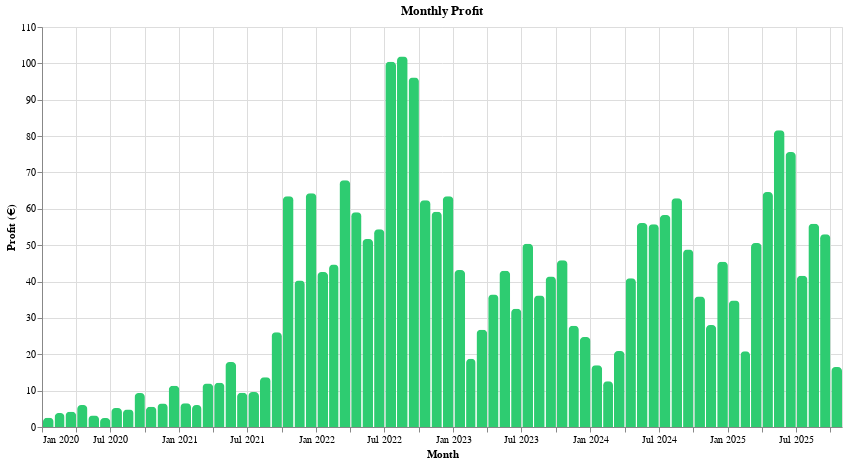

Source (notebook cell):
### Code cell
# Weekly profit comparison for LP algorithm
chart_lp_profit = plot_profit_by_period(
    results_lp,
    period="month",
    start_date="2020-01-01",
    end_date="2025-10-19",
)

chart_lp_profit

### Figure 1 — Vega-Lite specification as saved in the notebook (floating-point values rounded to 4 significant figures)
{"$schema": "https://vega.github.io/schema/vega-lite/v5.20.1.json", "config": {"view": {"continuousHeight": 300, "continuousWidth": 300}}, "data": {"name": "data-7abb5c65f25df73618f95e370054e7ba"}, "datasets": {"data-7abb5c65f25df73618f95e370054e7ba": [{"grid_cost_eur": -2.511, "period": "2020-01-01T00:00:00", "profit_eur": 2.511}, {"grid_cost_eur": -3.829, "period": "2020-02-01T00:00:00", "profit_eur": 3.829}, {"grid_cost_eur": -4.164, "period": "2020-03-01T00:00:00", "profit_eur": 4.164}, {"grid_cost_eur": -6.038, "period": "2020-04-01T00:00:00", "profit_eur": 6.038}, {"grid_cost_eur": -3.142, "period": "2020-05-01T00:00:00", "profit_eur": 3.142}, {"grid_cost_eur": -2.471, "period": "2020-06-01T00:00:00", "profit_eur": 2.471}, {"grid_cost_eur": -5.196, "period": "2020-07-01T00:00:00", "profit_eur": 5.196}, {"grid_cost_eur": -4.791, "period": "2020-08-01T00:00:00", "profit_eur": 4.791}, {"grid_cost_eur": -9.36, "period": "2020-09-01T00:00:00", "profit_eur": 9.36}, {"grid_cost_eur": -5.591, "period": "2020-10-01T00:00:00", "profit_eur": 5.591}, {"grid_cost_eur": -6.477, "period": "2020-11-01T00:00:00", "profit_eur": 6.477}, {"grid_cost_eur": -11.33, "period": "2020-12-01T00:00:00", "profit_eur": 11.33}, {"grid_cost_eur": -6.528, "period": "2021-01-01T00:00:00", "profit_eur": 6.528}, {"grid_cost_eur": -6.029, "period": "2021-02-01T00:00:00", "profit_eur": 6.029}, {"grid_cost_eur": -11.97, "period": "2021-03-01T00:00:00", "profit_eur": 11.97}, {"grid_cost_eur": -12.15, "period": "2021-04-01T00:00:00", "profit_eur": 12.15}, {"grid_cost_eur": -17.89, "period": "2021-05-01T00:00:00", "profit_eur": 17.89}, {"grid_cost_eur": -9.445, "period": "2021-06-01T00:00:00", "profit_eur": 9.445}, {"grid_cost_eur": -9.648, "period": "2021-07-01T00:00:00", "profit_eur": 9.648}, {"grid_cost_eur": -13.68, "period": "2021-08-01T00:00:00", "profit_eur": 13.68}, {"grid_cost_eur": -26.02, "period": "2021-09-01T00:00:00", "profit_eur": 26.02}, {"grid_cost_eur": -63.46, "period": "2021-10-01T00:00:00", "profit_eur": 63.46}, {"grid_cost_eur": -40.28, "period": "2021-11-01T00:00:00", "profit_eur": 40.28}, {"grid_cost_eur": -64.29, "period": "2021-12-01T00:00:00", "profit_eur": 64.29}, {"grid_cost_eur": -42.6, "period": "2022-01-01T00:00:00", "profit_eur": 42.6}, {"grid_cost_eur": -44.69, "period": "2022-02-01T00:00:00", "profit_eur": 44.69}, {"grid_cost_eur": -67.84, "period": "2022-03-01T00:00:00", "profit_eur": 67.84}, {"grid_cost_eur": -59.02, "period": "2022-04-01T00:00:00", "profit_eur": 59.02}, {"grid_cost_eur": -51.68, "period": "2022-05-01T00:00:00", "profit_eur": 51.68}, {"grid_cost_eur": -54.36, "period": "2022-06-01T00:00:00", "profit_eur": 54.36}, {"grid_cost_eur": -100.5, "period": "2022-07-01T00:00:00", "profit_eur": 100.5}, {"grid_cost_eur": -101.9, "period": "2022-08-01T00:00:00", "profit_eur": 101.9}, {"grid_cost_eur": -96.13, "period": "2022-09-01T00:00:00", "profit_eur": 96.13}, {"grid_cost_eur": -62.37, "period": "2022-10-01T00:00:00", "profit_eur": 62.37}, {"grid_cost_eur": -59.18, "period": "2022-11-01T00:00:00", "profit_eur": 59.18}, {"grid_cost_eur": -63.47, "period": "2022-12-01T00:00:00", "profit_eur": 63.47}, {"grid_cost_eur": -43.2, "period": "2023-01-01T00:00:00", "profit_eur": 43.2}, {"grid_cost_eur": -18.76, "period": "2023-02-01T00:00:00", "profit_eur": 18.76}, {"grid_cost_eur": -26.74, "period": "2023-03-01T00:00:00", "profit_eur": 26.74}, {"grid_cost_eur": -36.45, "period": "2023-04-01T00:00:00", "profit_eur": 36.45}, {"grid_cost_eur": -42.95, "period": "2023-05-01T00:00:00", "profit_eur": 42.95}, {"grid_cost_eur": -32.5, "period": "2023-06-01T00:00:00", "profit_eur": 32.5}, {"grid_cost_eur": -50.42, "period": "2023-07-01T00:00:00", "profit_eur": 50.42}, {"grid_cost_eur": -36.15, "period": "2023-08-01T00:00:00", "profit_eur": 36.15}, {"grid_cost_eur": -41.36, "period": "2023-09-01T00:00:00", "profit_eur": 41.36}, {"grid_cost_eur": -45.85, "period": "2023-10-01T00:00:00", "profit_eur": 45.85}, {"grid_cost_eur": -27.87, "period": "2023-11-01T00:00:00", "profit_eur": 27.87}, {"grid_cost_eur": -24.72, "period": "2023-12-01T00:00:00", "profit_eur": 24.72}, {"grid_cost_eur": -16.97, "period": "2024-01-01T00:00:00", "profit_eur": 16.97}, {"grid_cost_eur": -12.61, "period": "2024-02-01T00:00:00", "profit_eur": 12.61}, {"grid_cost_eur": -20.9, "period": "2024-03-01T00:00:00", "profit_eur": 20.9}, {"grid_cost_eur": -40.94, "period": "2024-04-01T00:00:00", "profit_eur": 40.94}, {"grid_cost_eur": -56.09, "period": "2024-05-01T00:00:00", "profit_eur": 56.09}, {"grid_cost_eur": -55.75, "period": "2024-06-01T00:00:00", "profit_eur": 55.75}, {"grid_cost_eur": -58.3, "period": "2024-07-01T00:00:00", "profit_eur": 58.3}, {"grid_cost_eur": -62.88, "period": "2024-08-01T00:00:00", "profit_eur": 62.88}, {"grid_cost_eur": -48.82, "period": "2024-09-01T00:00:00", "profit_eur": 48.82}, {"grid_cost_eur": -35.9, "period": "2024-10-01T00:00:00", "profit_eur": 35.9}, {"grid_cost_eur": -28.04, "period": "2024-11-01T00:00:00", "profit_eur": 28.04}, {"grid_cost_eur": -45.44, "period": "2024-12-01T00:00:00", "profit_eur": 45.44}, {"grid_cost_eur": -34.78, "period": "2025-01-01T00:00:00", "profit_eur": 34.78}, {"grid_cost_eur": -20.81, "period": "2025-02-01T00:00:00", "profit_eur": 20.81}, {"grid_cost_eur": -50.59, "period": "2025-03-01T00:00:00", "profit_eur": 50.59}, {"grid_cost_eur": -64.65, "period": "2025-04-01T00:00:00", "profit_eur": 64.65}, {"grid_cost_eur": -81.64, "period": "2025-05-01T00:00:00", "profit_eur": 81.64}, {"grid_cost_eur": -75.65, "period": "2025-06-01T00:00:00", "profit_eur": 75.65}, {"grid_cost_eur": -41.62, "period": "2025-07-01T00:00:00", "profit_eur": 41.62}, {"grid_cost_eur": -55.88, "period": "2025-08-01T00:00:00", "profit_eur": 55.88}, {"grid_cost_eur": -53.01, "period": "2025-09-01T00:00:00", "profit_eur": 53.01}, {"grid_cost_eur": -16.51, "period": "2025-10-01T00:00:00", "profit_eur": 16.51}]}, "encoding": {"color": {"condition": {"test": "(datum.profit_eur > 0)", "value": "#2ecc71"}, "value": "#e74c3c"}, "tooltip": [{"field": "period", "format": "%Y-%m", "title": "Month", "type": "temporal"}, {"field": "profit_eur", "format": ".2f", "title": "Profit (€)", "type": "quantitative"}], "x": {"field": "period", "timeUnit": "yearmonth", "title": "Month", "type": "temporal"}, "y": {"field": "profit_eur", "title": "Profit (€)", "type": "quantitative"}}, "height": 400, "mark": {"cornerRadiusTopLeft": 4, "cornerRadiusTopRight": 4, "type": "bar"}, "title": "Monthly Profit", "width": 800}
